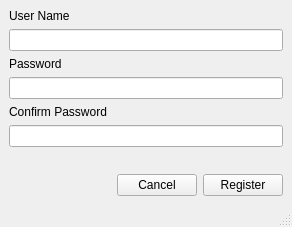
<?xml version="1.0" encoding="UTF-8"?>
<ui version="4.0">
 <class>RegisterWindow</class>
 <widget class="QMainWindow" name="RegisterWindow">
  <property name="geometry">
   <rect>
    <x>0</x>
    <y>0</y>
    <width>292</width>
    <height>227</height>
   </rect>
  </property>
  <property name="windowTitle">
   <string>MainWindow</string>
  </property>
  <widget class="QWidget" name="centralwidget">
   <layout class="QGridLayout" name="gridLayout">
    <item row="2" column="0">
     <layout class="QHBoxLayout" name="horizontalLayout">
      <item>
       <spacer name="horizontalSpacer">
        <property name="orientation">
         <enum>Qt::Horizontal</enum>
        </property>
        <property name="sizeHint" stdset="0">
         <size>
          <width>40</width>
          <height>20</height>
         </size>
        </property>
       </spacer>
      </item>
      <item>
       <widget class="QPushButton" name="cancel_btn">
        <property name="text">
         <string>Cancel</string>
        </property>
       </widget>
      </item>
      <item>
       <widget class="QPushButton" name="register_btn">
        <property name="text">
         <string>Register</string>
        </property>
       </widget>
      </item>
     </layout>
    </item>
    <item row="0" column="0">
     <layout class="QVBoxLayout" name="verticalLayout">
      <item>
       <widget class="QLabel" name="username_lbl">
        <property name="text">
         <string>User Name</string>
        </property>
       </widget>
      </item>
      <item>
       <widget class="QLineEdit" name="username_le"/>
      </item>
      <item>
       <widget class="QLabel" name="password_lbl">
        <property name="text">
         <string>Password</string>
        </property>
       </widget>
      </item>
      <item>
       <widget class="QLineEdit" name="password1_le">
        <property name="text">
         <string/>
        </property>
        <property name="echoMode">
         <enum>QLineEdit::Password</enum>
        </property>
       </widget>
      </item>
      <item>
       <widget class="QLabel" name="confirm_password_lbl">
        <property name="text">
         <string>Confirm Password</string>
        </property>
       </widget>
      </item>
      <item>
       <widget class="QLineEdit" name="password2_le">
        <property name="echoMode">
         <enum>QLineEdit::Password</enum>
        </property>
       </widget>
      </item>
     </layout>
    </item>
    <item row="1" column="0">
     <spacer name="verticalSpacer">
      <property name="orientation">
       <enum>Qt::Vertical</enum>
      </property>
      <property name="sizeHint" stdset="0">
       <size>
        <width>20</width>
        <height>40</height>
       </size>
      </property>
     </spacer>
    </item>
   </layout>
  </widget>
  <widget class="QStatusBar" name="statusbar"/>
 </widget>
 <tabstops>
  <tabstop>username_le</tabstop>
  <tabstop>password1_le</tabstop>
  <tabstop>password2_le</tabstop>
  <tabstop>register_btn</tabstop>
  <tabstop>cancel_btn</tabstop>
 </tabstops>
 <resources/>
 <connections/>
</ui>
